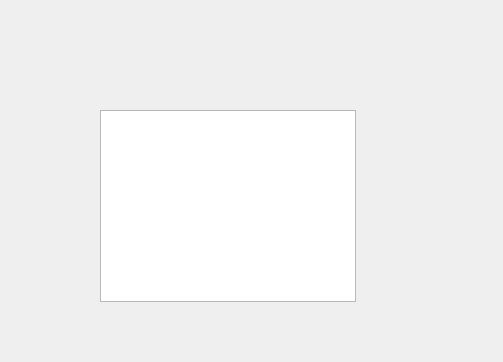
<?xml version="1.0" encoding="UTF-8"?>
<ui version="4.0">
 <class>CountryDialog</class>
 <widget class="QDialog" name="CountryDialog">
  <property name="geometry">
   <rect>
    <x>0</x>
    <y>0</y>
    <width>503</width>
    <height>362</height>
   </rect>
  </property>
  <property name="windowTitle">
   <string>Выбор страны</string>
  </property>
  <widget class="QTableView" name="view">
   <property name="geometry">
    <rect>
     <x>100</x>
     <y>110</y>
     <width>256</width>
     <height>192</height>
    </rect>
   </property>
  </widget>
 </widget>
 <resources/>
 <connections/>
</ui>
